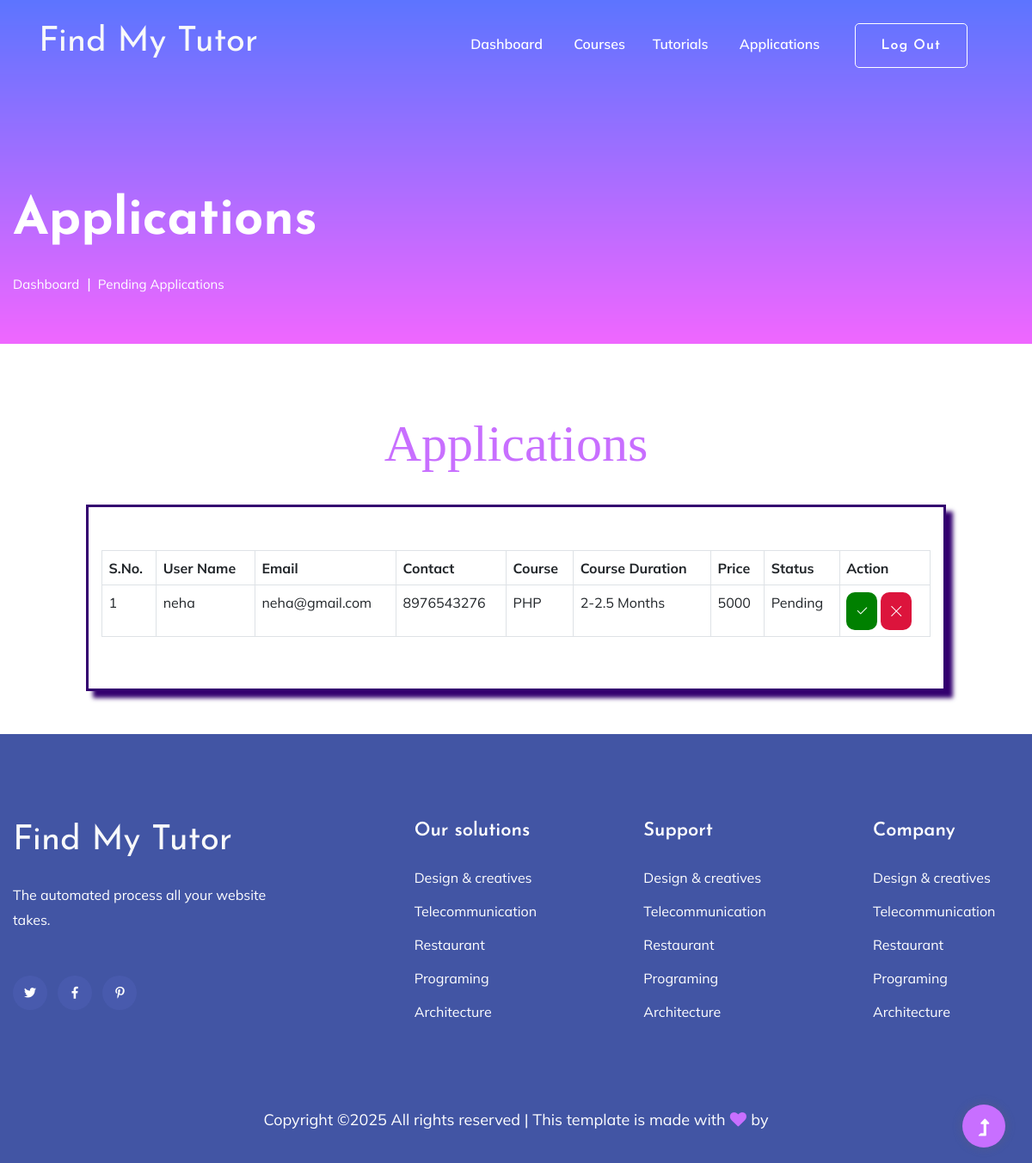
Screenshot of /trainer/pending_applications.php (signed in) with the database file from the repository.
### tables this page shows
CREATE TABLE `applications` (
  `id` int(255) NOT NULL,
  `course_id` int(255) NOT NULL,
  `user_id` int(255) NOT NULL,
  `trainer_id` int(5) NOT NULL,
  `status` varchar(255) NOT NULL,
  `created_at` timestamp(6) NOT NULL DEFAULT current_timestamp(6) ON UPDATE current_timestamp(6)
);

CREATE TABLE `users` (
  `id` int(255) NOT NULL,
  `name` varchar(255) NOT NULL,
  `email` varchar(255) NOT NULL,
  `password` varchar(255) NOT NULL,
  `contact` varchar(255) NOT NULL,
  `address` longtext NOT NULL,
  `status` varchar(255) NOT NULL,
  `created_at` timestamp(6) NOT NULL DEFAULT current_timestamp(6) ON UPDATE current_timestamp(6)
);

CREATE TABLE `courses` (
  `id` int(255) NOT NULL,
  `course_name` varchar(255) NOT NULL,
  `category_id` int(255) NOT NULL,
  `trainer_id` int(255) NOT NULL,
  `image` varchar(255) NOT NULL,
  `duration` varchar(255) NOT NULL,
  `price` varchar(255) NOT NULL,
  `status` varchar(255) NOT NULL,
  `created_at` timestamp(6) NOT NULL DEFAULT current_timestamp(6) ON UPDATE current_timestamp(6)
);

### trainer/pending_applications.php (the view, shortened to what this page needs)
<?php
include "trainer_header.php";  ?>
<main>
    <section class="slider-area slider-area2">
        <div class="slider-active">
            <div class="single-slider slider-height2">
                <div class="container">
                    <div class="row">
                        <div class="col-xl-8 col-lg-11 col-md-12">
                            <div class="hero__caption hero__caption2">
                                <h1 data-animation="bounceIn" data-delay="0.2s">Applications</h1>
                                <nav aria-label="breadcrumb">
                                    <ol class="breadcrumb">
                                        <li class="breadcrumb-item"><a href="trainer_dashboard.php">Dashboard</a></li>
                                        <li class="breadcrumb-item"><a href="pending_applications.php">Pending Applications</a></li>
                                    </ol>
                                </nav>
                            </div>
                        </div>
                    </div>
                </div>
            </div>
        </div>
    </section>
    <section class="contact-section">
        <div class="container">
            <div class="row">
                <div class="col-12">
                    <h1 class="tittle display-1 text-center">Applications</h1>
                </div>
                <div class="col-lg-10 offset-md-1 mt-5 box1">
                <table class="table table-bordered table-hover">
                            <tr>
                                <th>S.No.</th>
                                <th>User Name</th>
                                <th>Email</th>
                                <th>Contact</th>
                                <th>Course</th>
                                 <th>Course Duration</th>
                                 <th>Price</th>
                                <th>Status</th>
                                <th>Action</th>
                            </tr>
                            <?php
                                $s=1;
                                include "../config.php";
                                $tid=$_SESSION['id'];
                                $q="select applications.*,users.name, users.email,users.contact,courses.course_name,courses.duration,courses.price
                                    from applications
                                    inner join users
                                    on applications.user_id=users.id
                                    inner join courses
                                    on applications.course_id=courses.id where applications.trainer_id='$tid'";
                                    $result=mysqli_query($con,$q);
                                while($row=mysqli_fetch_array($result)){
                             ?>
                                 <tr>
                                <td><?php echo $s;?></td>
                                <td><?php echo $row['name']?></td>
                                <td><?php echo $row['email']?></td>
                                <td><?php echo $row['contact']?></td>
                                <td><?php echo $row['course_name']?></td>
                                <td><?php echo $row['duration']?></td>
                                <td><?php echo $row['price']?></td>
                                <td><?php echo $row['status']?></td>
                                <td>
                    <?php
                    if($row['status']=="Pending"){
                        ?>
                        <a href="update_status.php?id=<?php echo $row['id']?>&status=Approved"><button style="background-color:green; padding:10px; border:0px;border-radius:10px"><i class="bi bi-check2"></i></button></a>
                        <a href="update_status.php?id=<?php echo $row['id']?>&status=Declined"><button style="background-color:crimson; padding:10px; border:0px;border-radius:10px"><i class="bi bi-x-lg"></i></button></a>
                        <?php
                    }
                    ?>
                </td>
                </tr>
                            <?php
                            $s++;
                            }
                            ?>
                        </table>
                </div>
            </div>
        </div>
    </section>
</main>
<?php include "../footer.php" ?>

### admin/mystyle.css (style rules this page uses)
.tittle { font-family: fantasy; color: rgb(200, 111, 255); }
.box1 { border: 3px solid #33006F; padding: 50px; box-shadow: 8px 8px 5px #33006F; }

### rows the page displays
applications: user.name "neha", user.email "neha@gmail.com", user.contact "8976543276", course.course_name "PHP", course.duration "2-2.5 Months", course.price "5000", status "Pending"
